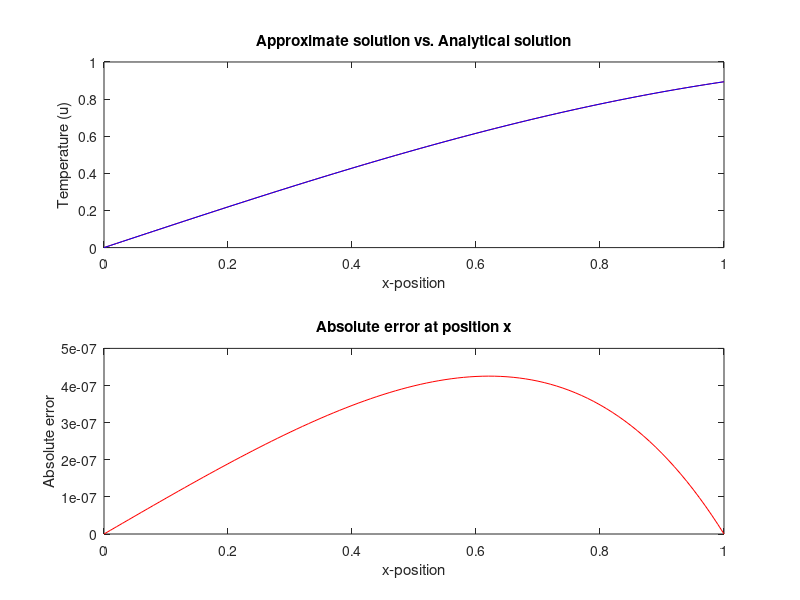

This figure's MATLAB source:
%% U4 b)-d)
% Heat diffusion in one dimensional wire with the Crank-Nicholson method.
% _________________________________________________________________________

close all; clear; clc;
format long g; 

% === ANONYMOUS FUNCTIONS ===

% Analytical function
u_fcn = @(x,t) sin(exp(t)*x);

% Initial value function
IV_fcn = @(x) u_fcn(x,0);

% f(x,t)
f_fcn = @(x,t) exp(t) * x .* cos(exp(t) * x) + exp(2*t) * sin(exp(t)*x);

% Dirichlet boundary values
TL_fcn = @(t) t*0;                  % BV at the first point in space
TR_fcn = @(t) sin(exp(t));          % BV at the last point in space


% === INTERVAL ===

% Define the computational space
x0 = 0;                     % Start point
xN = 1;                     % End point
t0 = 0;                     % Start time
tM = 0.1;                   % End time

N = 100;                    % Iterations for space
M = 100;                    % Iterations for time

D = 1;                      % Heat transfer coefficient
dx = (xN-x0) / N;           % Step length in space
dt = (tM-t0) / M;           % Step length in time
sigma = (D*dt) / (dx^2);    % Constant

x_vec = (x0:dx:xN)';        % All points in space
x_inner = x_vec(2:end-1);   % Inner points (N-1 in total) in space
t_vec = (t0:dt:tM)';        % All points in time


% === SOLUTION MATRIX ===

% Create the LEFT system matrix in three steps (three ways):
L1 = (2+2*sigma) * diag(ones(1,N-1));       % Main  diagonal
L2 = (-1*sigma) * diag(ones(1,N-2), 1);     % Upper diagonal
L3 = (-1*sigma) * diag(ones(1,N-2), -1);    % Lower diagonal
tridiagmat_L = sparse(L1 + L2 + L3);
AL = (L1 + L2 + L3);
A = spdiags([-1*sigma*ones(N-1,1) (2+2*sigma)*ones(N-1,1) -1*sigma*ones(N-1,1)], -1:1, N-1, N-1);

% Create the RIGHT system matrix in three steps (three ways):
R1 = (2+2*sigma) * diag(ones(1,N-1));       % Main  diagonal
R2 = (sigma) * diag(ones(1,N-2), 1);        % Upper diagonal
R3 = (sigma) * diag(ones(1,N-2), -1);       % Lower diagonal
tridiagmat_R = sparse(R1 + R2 + R3);
AR = (R1 + R2 + R3);
B = spdiags([sigma*ones(N-1,1) (2-2*sigma)*ones(N-1,1) sigma*ones(N-1,1)], -1:1, N-1, N-1);

% The solution matrix
w_mat = zeros(N-1 , M+1);

% Initial condition (IV):
% The initial temperature of the wire at every point in space, 
% i.e., the temperature for every row in the first column.
w_mat(:,1) = IV_fcn(x_inner);

% Boundary conditions (BV):
% The temperature of the wire at the boundaries at any time.
row_upper = TL_fcn(t_vec');
row_lower = TR_fcn(t_vec');
s_vec = zeros(N-1,1);

for j = 1:M
    s_vec(1) = row_upper(j) + row_upper(j+1);
    s_vec(end) = row_lower(j) + row_lower(j+1);
    w_mat(:,j+1) = A \ ( (B*w_mat(:,j)) + sigma*s_vec + ( dt*(f_fcn(x_inner,dt*(j-1)) + f_fcn(x_inner,dt*(j)) ) ) );
end

% Extending the matrix by adding the upper and lower rows
solmat = [row_upper; w_mat; row_lower];

% Analytical matrix
u_matrix = zeros(size(solmat));
for j = 1:M+1
    u_matrix(:,j) = u_fcn(x_vec,(j-1)*dt);
end

% Analytical vector
u_vec = u_matrix(:,end);
solvec = u_fcn(x_vec, 0.1);

% Error vector
error_vec = abs(solvec - solmat(:,end));


% === FIGURE ===

figure(1)

% Subplot 1 : Approximate vs. Analytical 
subplot(2,1,1)
plot(x_vec, solmat(:,end), 'r')
hold on
plot(x_vec, solvec, 'b')
xlabel('x-position')
ylabel('Temperature (u)')
title('Approximate solution vs. Analytical solution') 

% Subplot 2 : Absolute error
subplot(2,1,2)
plot(x_vec, error_vec,'r')
xlabel('x-position')
ylabel('Absolute error')
title('Absolute error at position x') 
hold off
